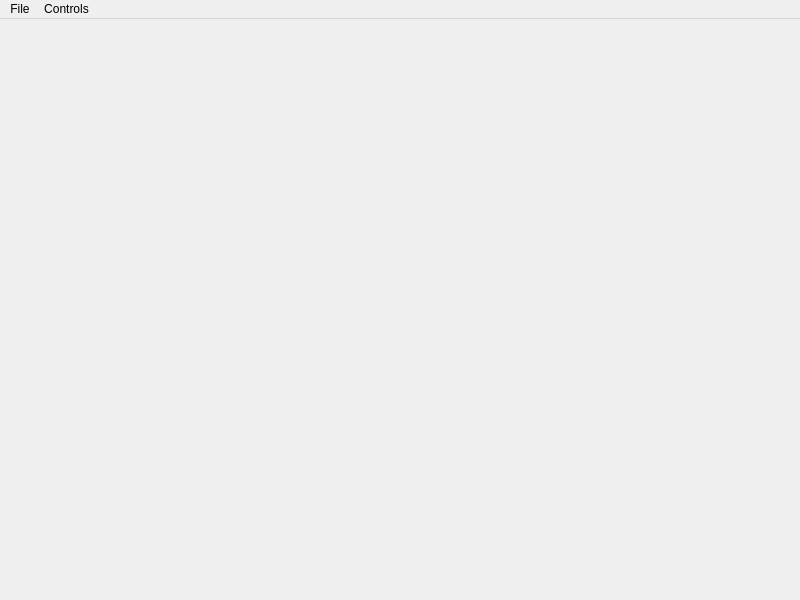
<?xml version="1.0" encoding="UTF-8"?>
<ui version="4.0">
 <class>MainWindow</class>
 <widget class="QMainWindow" name="MainWindow">
  <property name="geometry">
   <rect>
    <x>0</x>
    <y>0</y>
    <width>800</width>
    <height>600</height>
   </rect>
  </property>
  <property name="windowTitle">
   <string>MainWindow</string>
  </property>
  <property name="windowIcon">
   <iconset theme="QIcon::ThemeIcon::MediaPlaybackStart"/>
  </property>
  <widget class="QWidget" name="centralWidget">
   <layout class="QVBoxLayout" name="verticalLayout"/>
  </widget>
  <widget class="QMenuBar" name="menubar">
   <property name="geometry">
    <rect>
     <x>0</x>
     <y>0</y>
     <width>800</width>
     <height>21</height>
    </rect>
   </property>
   <widget class="QMenu" name="menuFile">
    <property name="title">
     <string>File</string>
    </property>
    <addaction name="actionOpen"/>
   </widget>
   <widget class="QMenu" name="menuControls">
    <property name="title">
     <string>Controls</string>
    </property>
    <addaction name="actionIncrease_Volume"/>
    <addaction name="actionDecrease_Volume"/>
    <addaction name="actionAudioToggle"/>
    <addaction name="actionPlaybackToggle"/>
    <addaction name="actionToggle_Fullscreen"/>
   </widget>
   <addaction name="menuFile"/>
   <addaction name="menuControls"/>
  </widget>
  <action name="actionOpen">
   <property name="text">
    <string>Open</string>
   </property>
  </action>
  <action name="actionIncrease_Volume">
   <property name="text">
    <string>Increase Volume</string>
   </property>
   <property name="shortcut">
    <string>+</string>
   </property>
  </action>
  <action name="actionDecrease_Volume">
   <property name="text">
    <string>Decrease Volume</string>
   </property>
   <property name="shortcut">
    <string>-</string>
   </property>
  </action>
  <action name="actionAudioToggle">
   <property name="text">
    <string>Toggle Audio</string>
   </property>
   <property name="shortcut">
    <string>M</string>
   </property>
   <property name="menuRole">
    <enum>QAction::MenuRole::NoRole</enum>
   </property>
  </action>
  <action name="actionPlaybackToggle">
   <property name="icon">
    <iconset theme="QIcon::ThemeIcon::ViewFullscreen"/>
   </property>
   <property name="text">
    <string>Toggle Playback</string>
   </property>
   <property name="shortcut">
    <string>Space</string>
   </property>
   <property name="menuRole">
    <enum>QAction::MenuRole::NoRole</enum>
   </property>
  </action>
  <action name="actionToggle_Fullscreen">
   <property name="text">
    <string>Toggle Fullscreen</string>
   </property>
   <property name="shortcut">
    <string>F</string>
   </property>
  </action>
 </widget>
 <resources/>
 <connections/>
</ui>
